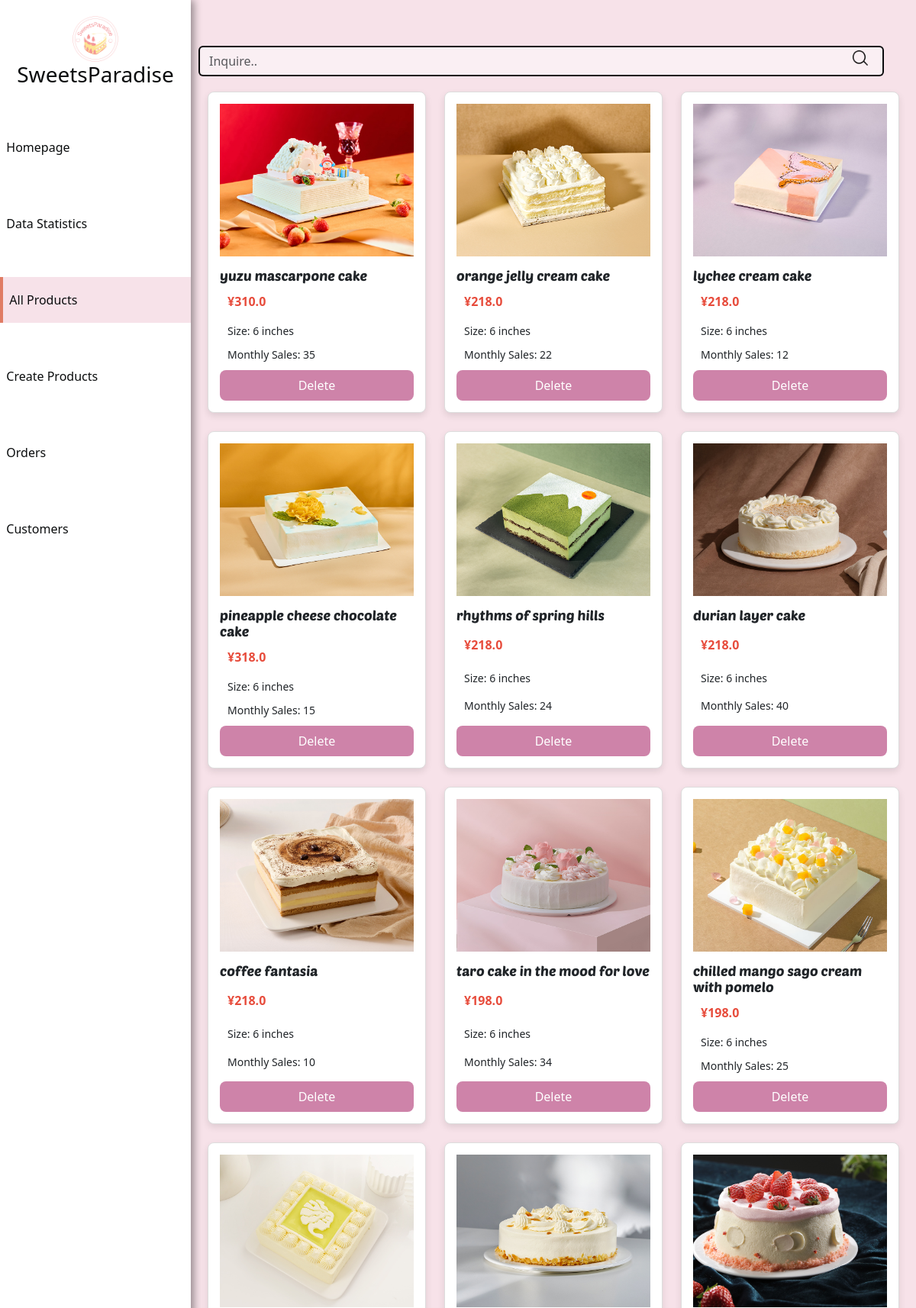
The page /admin/product (signed in, upper part) on the database as committed earlier.
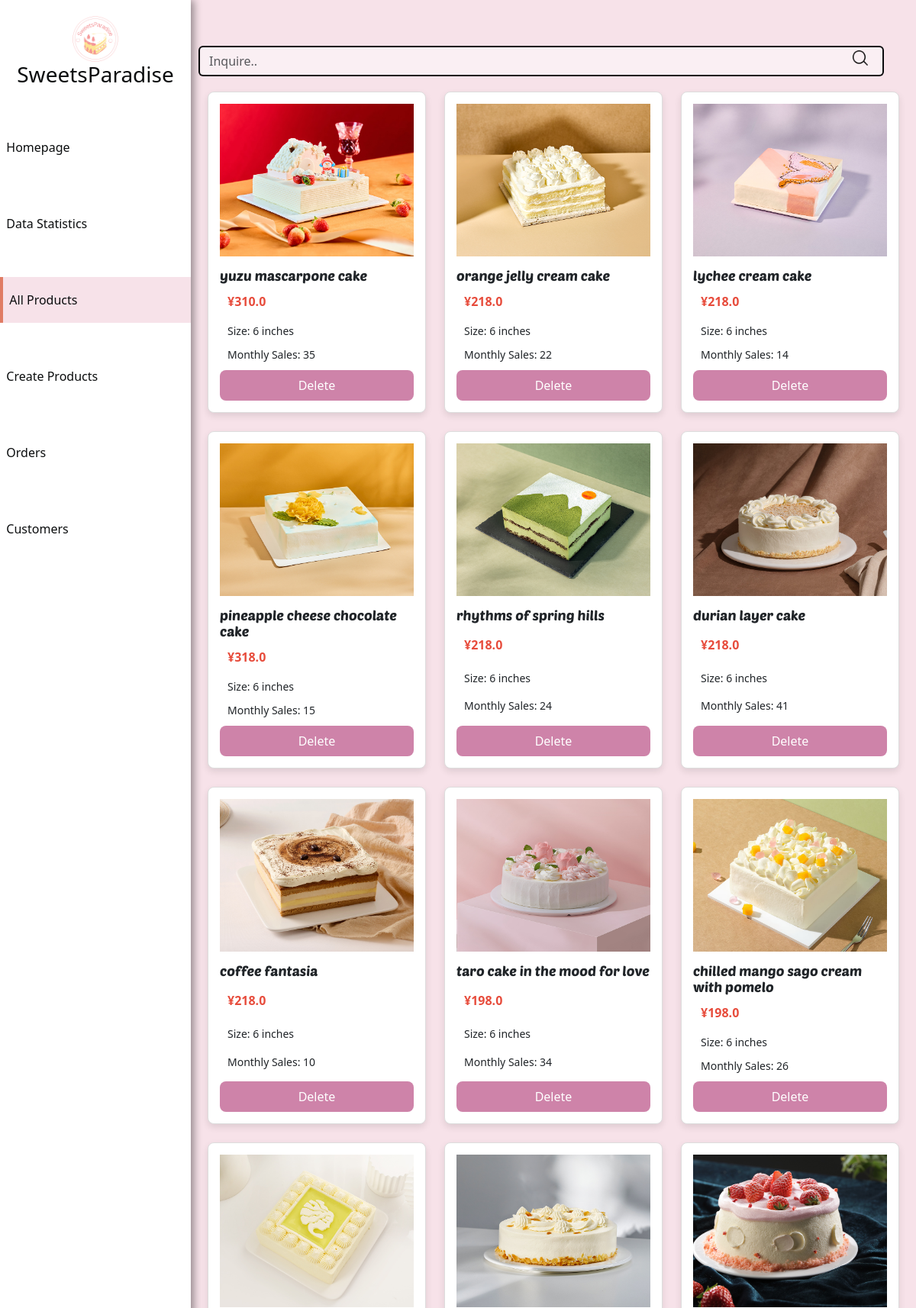
The same page on the database as committed later.
### app/models.py (models this page shows, shortened)
class Product(db.Model):
    id = db.Column(db.Integer, primary_key=True, autoincrement=True)
    name = db.Column(db.String(100), index=True, nullable=False)
    size = db.Column(db.String(100), nullable=False)
    taste = db.Column(db.String(100))
    description = db.Column(db.String(800))
    price = db.Column(db.Float, nullable=False)
    monthly_sale = db.Column(db.Integer, nullable=False, default=0)
    image_url = db.Column(db.String(200), nullable=False)
    category_id = db.Column(db.Integer, db.ForeignKey('category.id'), nullable=False)
    orders = db.relationship('OrderItem', backref='product', lazy='dynamic', cascade='all, delete', passive_deletes=True)
    cart_items = db.relationship('CartProducts', backref='product', lazy='dynamic', cascade='all, delete', passive_deletes=True)

### app/views.py (the view, shortened to what this page needs)
@app.route('/admin/product', methods=['GET', 'POST'])
@login_required
@admin_required
def edit_product():
    page = request.args.get('page', 1, type=int)
    product = Product.query.order_by(Product.id).all()
    search = request.args.get('search', '').strip()
    content = request.args.get('content', '').strip()
    search_action = bool(search or content)
    product = (filter_products(product, content))
    per_page = 15
    total_products = len(product)
    total_pages = max((total_products + per_page - 1) // per_page, 1)
    start = (page - 1) * per_page
    end = start + per_page
    display_product = product[start:end]
    return render_template('edit_product.html',
                           products=product,
                           display_product=display_product,
                           total_pages=total_pages,
                           current_page=page,
                           search_action=search_action)

### app/__init__.py (called while the page is built)
@login_manager.user_loader
def load_user(user_id):
    return User.query.get(int(user_id))

### app/views.py (called while the page is built)
def admin_required(f):
    @wraps(f)
    def decorated_function(*args, **kwargs):
        if not current_user.is_admin:
            flash('You do not have permission to view this page.', 'danger')  # 提示信息
            return redirect(url_for('home'))  # 跳转到首页或其他页面
        return f(*args, **kwargs)  # 如果是管理员，则继续执行视图函数
    return decorated_function

def filter_products(product, content):
    if content:
        product = [
            a for a in product
            if (a.name and content.lower() in a.name.lower()) or
               (a.taste and content.lower() in a.taste.lower())
        ]
    return product

### app/templates/edit_product.html (shortened to what this page needs)
<!DOCTYPE html>
<html lang="en">
<head>
    <link rel="stylesheet" href="{{ url_for('static', filename='lib/bootstrap-5.3.2-dist/css/bootstrap.css') }}">
    <link rel="stylesheet" href="{{ url_for('static', filename='css/main.css') }}">
</head>
<body id="admin">
<nav id="sidebar">
    <div class="sidebar-header">
        <img src="../static/img/logo.png" alt="Logo_todolist" class="d-inline-block, align-text-top">
        <h3>SweetsParadise</h3>
    </div>
    <ul class="list-unstyled components">
        <li class="big_nav">
            <a href="{{url_for('index')}}" class="nav-link">
                &nbsp;&nbsp;Homepage
            </a>
        </li>
        <li class="big_nav">
            <a href="{{url_for('product_sales_data')}}" class="nav-link">
                &nbsp;&nbsp;Data Statistics
            </a>
        </li>
        <li class="big_nav active">
            <a href="{{url_for('edit_product')}}" class="nav-link">
                &nbsp;&nbsp;All Products
            </a>
        </li>
        <li class="big_nav">
            <a href="{{url_for('create')}}" class="nav-link">
                &nbsp;&nbsp;Create Products
            </a>
        </li>
        <li class="big_nav">
            <a href="{{url_for('order_admin', category='ALL')}}" class="nav-link">
                &nbsp;&nbsp;Orders
            </a>
        </li>
        <li class="big_nav">
            <a href="{{url_for('customers')}}" class="nav-link">
                &nbsp;&nbsp;Customers
            </a>
        </li>
    </ul>
</nav>
<main id="content">
    <div class="me-4 search position-relative">
        <form class="d-flex" action="{{ url_for('edit_product') }}" method="get">
            <input class="form-control me-2" name="content" type="text" placeholder="Inquire.." value="{{ request.args.get('content', '') }}" aria-label="Inquire about goods">
            <button type="submit" class="btn search-btn"></button>
        </form>
    </div>
    <div class="container" id="product" >
        {% if (display_product | length == 0) and search_action %}
        <div class="back">
            <h3>No search results!</h3>
            <a href="{{url_for('edit_product')}}" class="back_link">
                <img src="../static/img/back.png" alt="Back to All">
            </a>
        </div>
        {% else %}
        <div class="row">
            {% for product in display_product %}
            <div class="col-lg-4 col-md-6 col-sm-6 col-12 mb-4">
                <div class="product-card">
                    <a href="{{ url_for('edit', id=product.id) }}">
                    <img src="{{ product.image_url }}" alt="{{ product.name }}">
                    <h5>{{ product.name }}</h5>
                </a>
                    <p class="price">¥{{ product.price }}</p>
                    <p class="details">Size: {{ product.size }}</p>
                    <p class="details">Monthly Sales: {{ product.monthly_sale }}</p>
                    <form action="{{ url_for('edit_product') }}" method="POST">
                        <button class="delete" type="submit" onclick="confirmDelete();">Delete</button>
                    </form>
                </div>
            </div>
            {% endfor %}
        </div>
        {% endif %}
    </div>
</main>
</body>
</html>

Rows that differ between the two databases and show on the page:
changed Product "lychee cream cake": monthly_sale "12" → "14"
changed Product "durian layer cake": monthly_sale "40" → "41"
changed Product "chilled mango sago cream with pomelo": monthly_sale "25" → "26"
